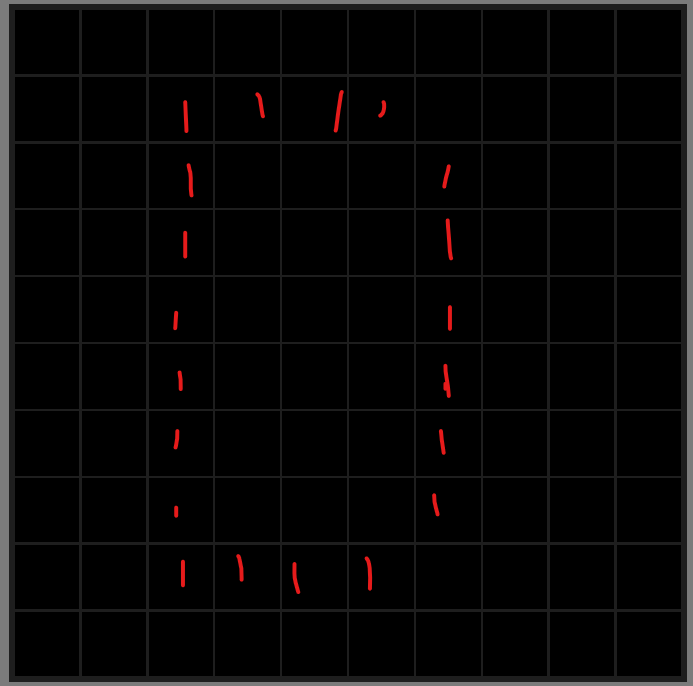
#> input picture LetterCreation/letters/D.png, 693 x 686 px; its folder holds 4 pictures in this run
$ jupyter execute --allow-errors 'Automated Letter Identification.ipynb'   (older library calls are emulated)
#> lines starting #> are read from the running program, lines starting #| are printed output that depends on the picture; after the words box and inside, x2 and y2 are one past the last pixel; in counts of white or black regions, pixels touching at a corner belong together
#> further down, letter_img is the input picture: shape (686, 693, 3); mean B, G, R 7, 7, 7.9
#> `letter_img_hsv = cv2.cvtColor(letter_img_rgb, cv2.COLOR_RGB2HSV)`: letter_img_hsv: shape (686, 693, 3); mean H, S, V 0, 1.3, 7.9
#> `red_mask = cv2.inRange(letter_img_hsv, (0, 50, 50), (15, 255,255))`:
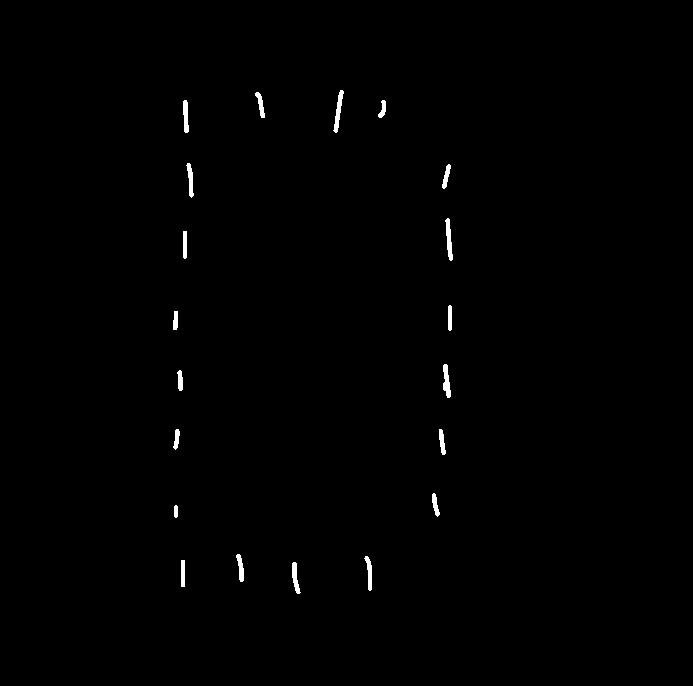
#> red_mask: shape (686, 693); 0.52% white; 20 white regions, largest, box (x1, y1, x2, y2) and area: (333, 90, 344, 133) 192, (445, 218, 453, 261) 188, (443, 364, 451, 398) 176
#> `red_threshold_img = cv2.bitwise_and(letter_img_hsv, letter_img_hsv, ma..`: red_threshold_img: shape (686, 693, 3); mean H, S, V 0, 1.2, 1
#> `dilation = cv2.dilate(red_threshold_img, kernel, iterations = 1)`: dilation: shape (686, 693, 3); mean H, S, V 0, 2.2, 2.1
#> `edges = cv2.Canny(dilation, threshold1 = 50, threshold2 = 100, apertur..`:
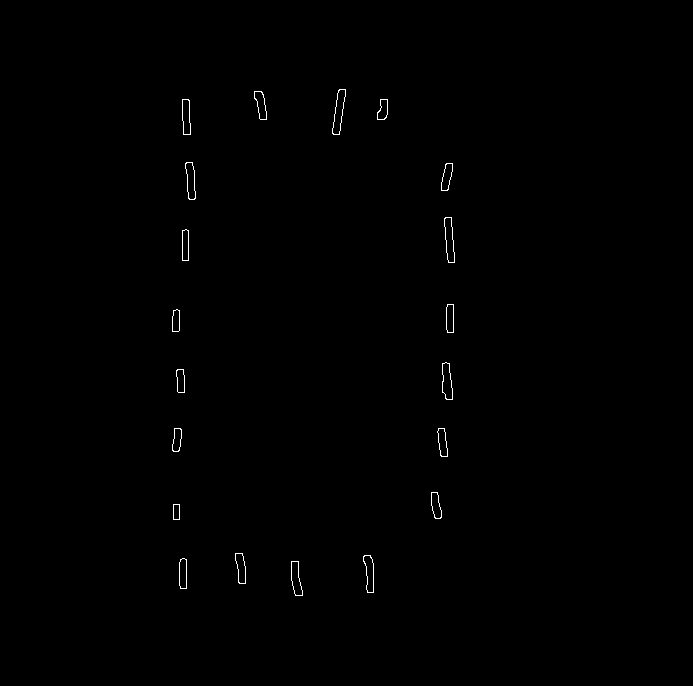
#> edges: shape (686, 693); 0.31% white in thin lines or dots, all inside (x1, y1, x2, y2) = (172, 89, 455, 596)
#> `img2, contours, hierarchy = cv2.findContours(edges, cv2.RETR_EXTERNAL,..`: contours = 20 contours; largest, box (x1, y1, x2, y2) and area: (332, 89, 346, 135) 328, (444, 217, 455, 263) 313, (442, 362, 453, 400) 286, (185, 162, 196, 200) 266, (363, 555, 374, 593) 260
#> the loop `for cnt in contours:` made 20 passes
#> after the loop `for cnt in contours:`: coords = [[8, 4], [8, 2], [8, 5], [8, 3], [7, 2], [7, 6], [6, 6], [6, 2], [5, 2], [5, 6], [4, 2], [4, 6], [3, 2], [3, 6], [2, 6], [2, 2], [1, 5], [1, 2], [1, 3], [1, 4]]
#> pass 2 of the loop `for letter in LETTERS_TO_CONVERT:`:
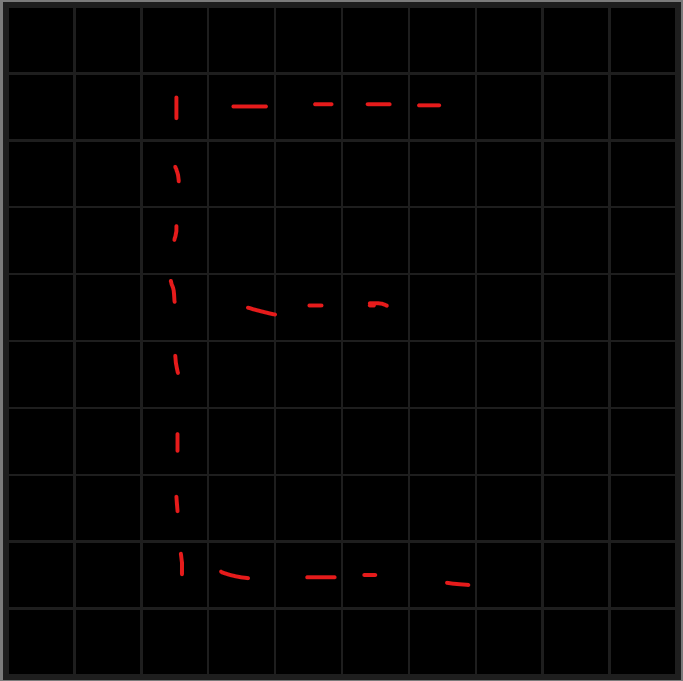
#> input picture LetterCreation/letters/E.png, 683 x 681 px
#> letter_img is the input picture: shape (681, 683, 3); mean B, G, R 4.4, 4.4, 5.2
#> letter_img_rgb: shape (681, 683, 3)
#> letter_img_hsv: shape (681, 683, 3); mean H, S, V 0, 1.1, 5.2
#> `red_mask = cv2.inRange(letter_img_hsv, (0, 50, 50), (15, 255,255))`:
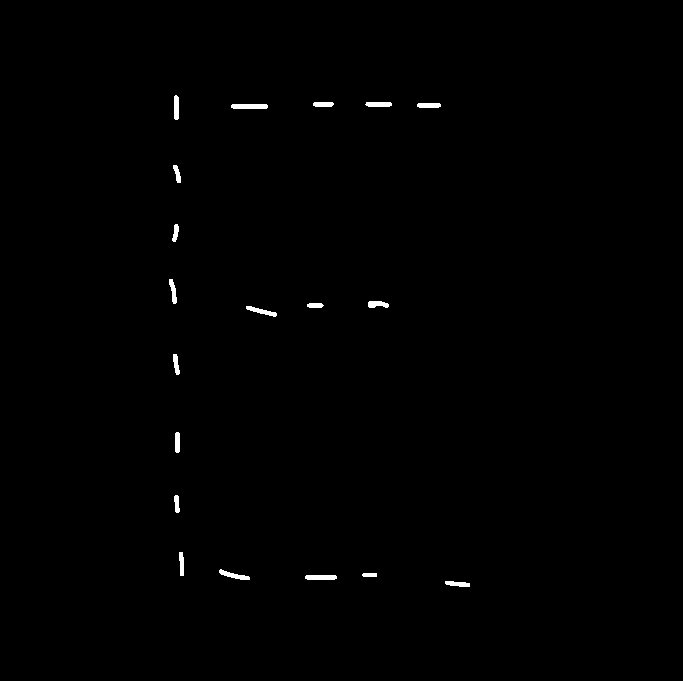
#> red_mask: shape (681, 683); 0.45% white; 19 white regions, largest, box (x1, y1, x2, y2) and area: (231, 104, 268, 109) 180, (305, 575, 337, 580) 154, (219, 569, 250, 580) 144
#> red_threshold_img: shape (681, 683, 3); mean H, S, V 0, 1, 0.8
#> dilation: shape (681, 683, 3); mean H, S, V 0, 1.9, 1.7
#> `edges = cv2.Canny(dilation, threshold1 = 50, threshold2 = 100, apertur..`:
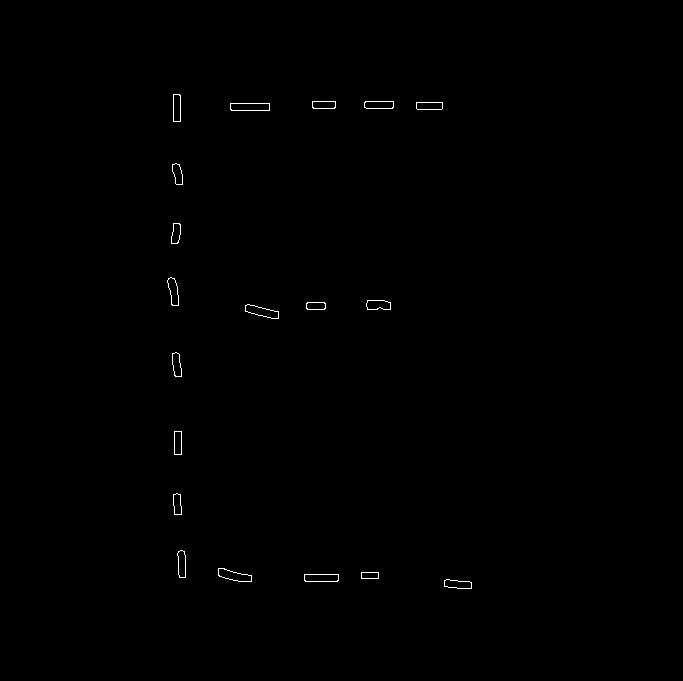
#> edges: shape (681, 683); 0.27% white in thin lines or dots, all inside (x1, y1, x2, y2) = (167, 94, 472, 589)
#> contours = 19 contours; largest, box (x1, y1, x2, y2) and area: (230, 103, 270, 111) 272, (218, 568, 252, 582) 254, (245, 304, 279, 319) 252, (304, 574, 339, 582) 237, (167, 277, 179, 306) 201
#> the loop `for cnt in contours:` made 19 passes
#> after the loop `for cnt in contours:`: coords = [[8, 6], [8, 4], [8, 5], [8, 3], [8, 2], [7, 2], [6, 2], [5, 2], [4, 3], [4, 4], [4, 5], [4, 2], [3, 2], [2, 2], [1, 3], [1, 6], [1, 5], [1, 4], [1, 2]]
#> pass 3 of the loop `for letter in LETTERS_TO_CONVERT:`:
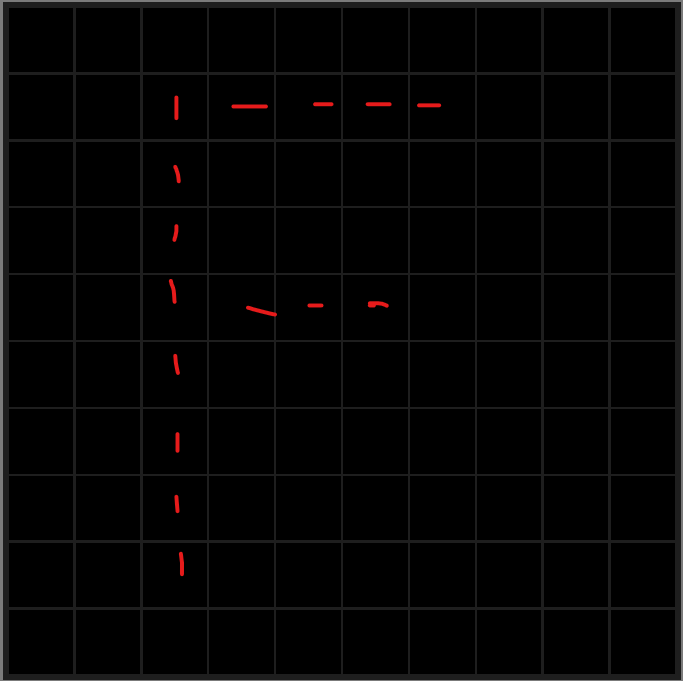
#> input picture LetterCreation/letters/F.png, 683 x 681 px
#> letter_img is the input picture: shape (681, 683, 3); mean B, G, R 4.4, 4.4, 5
#> letter_img_hsv: shape (681, 683, 3); mean H, S, V 0, 0.8, 5
#> `red_mask = cv2.inRange(letter_img_hsv, (0, 50, 50), (15, 255,255))`:
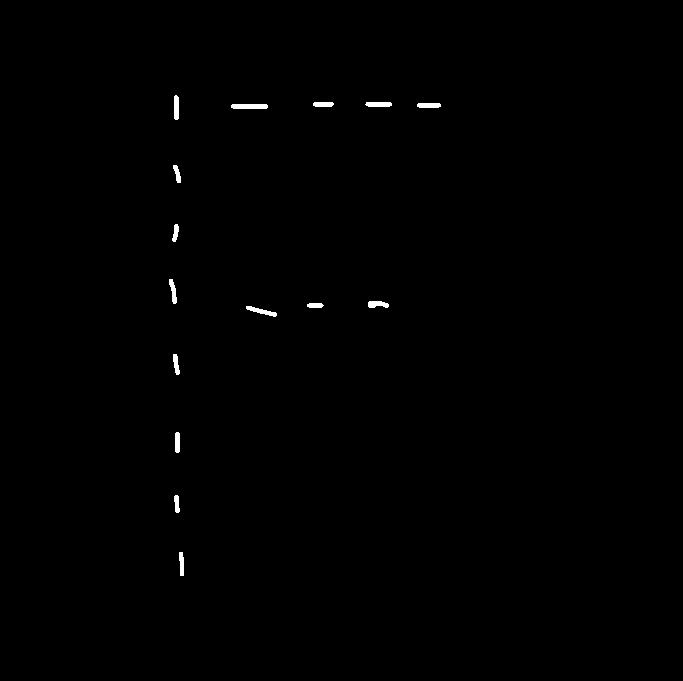
#> red_mask: shape (681, 683); 0.35% white; 15 white regions, largest, box (x1, y1, x2, y2) and area: (231, 104, 268, 109) 180, (246, 306, 277, 317) 138, (365, 102, 392, 107) 126
#> red_threshold_img: shape (681, 683, 3); mean H, S, V 0, 0.8, 0.7
#> dilation: shape (681, 683, 3); mean H, S, V 0, 1.5, 1.3
#> `edges = cv2.Canny(dilation, threshold1 = 50, threshold2 = 100, apertur..`:
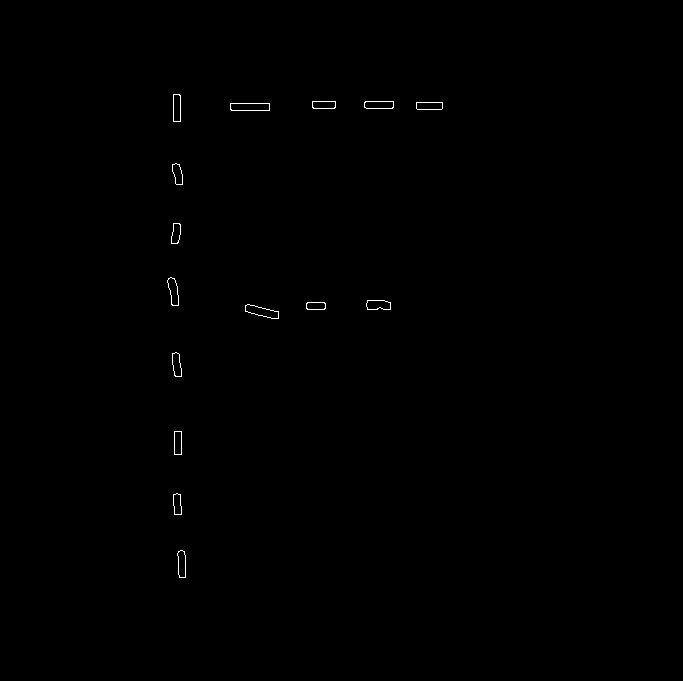
#> edges: shape (681, 683); 0.21% white in thin lines or dots, all inside (x1, y1, x2, y2) = (167, 94, 443, 578)
#> contours = 15 contours; largest, box (x1, y1, x2, y2) and area: (230, 103, 270, 111) 272, (245, 304, 279, 319) 252, (167, 277, 179, 306) 201, (364, 101, 394, 109) 200, (366, 300, 391, 310) 196
#> the loop `for cnt in contours:` made 15 passes
#> after the loop `for cnt in contours:`: coords = [[8, 2], [7, 2], [6, 2], [5, 2], [4, 3], [4, 4], [4, 5], [4, 2], [3, 2], [2, 2], [1, 3], [1, 6], [1, 5], [1, 4], [1, 2]]
[cell 1]
import cv2
import numpy as np
import matplotlib.pyplot as plt
import math

LETTER_FOLDER = "./letters/"
LETTERS_TO_CONVERT = "DEFGHIJKLMNOPQRSTUVWXYZ"

#> (the rest of this cell did not finish here and is left out)
